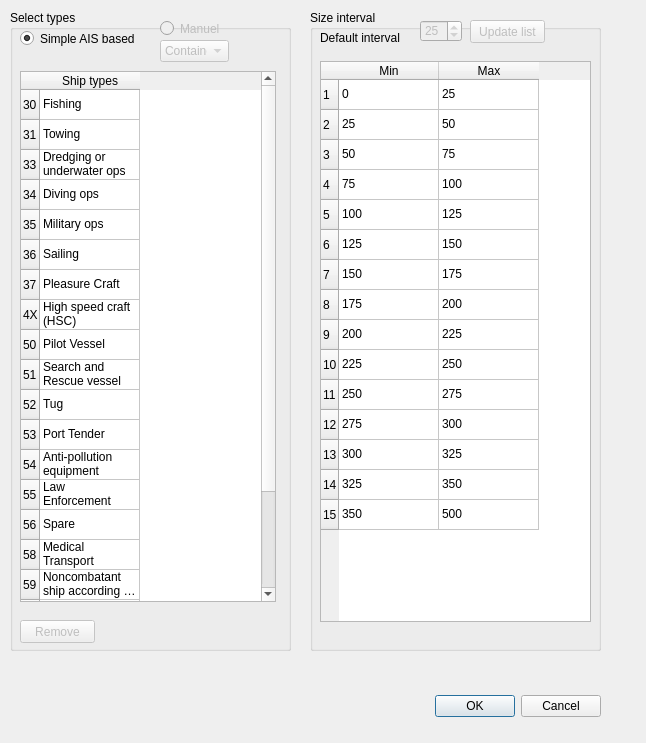
<?xml version="1.0" encoding="UTF-8"?>
<ui version="4.0">
 <class>Dialog</class>
 <widget class="QDialog" name="Dialog">
  <property name="geometry">
   <rect>
    <x>0</x>
    <y>0</y>
    <width>646</width>
    <height>743</height>
   </rect>
  </property>
  <property name="windowTitle">
   <string>Ship Categories</string>
  </property>
  <widget class="QDialogButtonBox" name="buttonBox">
   <property name="geometry">
    <rect>
     <x>260</x>
     <y>690</y>
     <width>341</width>
     <height>32</height>
    </rect>
   </property>
   <property name="orientation">
    <enum>Qt::Horizontal</enum>
   </property>
   <property name="standardButtons">
    <set>QDialogButtonBox::Cancel|QDialogButtonBox::Ok</set>
   </property>
  </widget>
  <widget class="QGroupBox" name="groupBox">
   <property name="geometry">
    <rect>
     <x>10</x>
     <y>10</y>
     <width>281</width>
     <height>641</height>
    </rect>
   </property>
   <property name="title">
    <string>Select types</string>
   </property>
   <widget class="QRadioButton" name="radioButton">
    <property name="geometry">
     <rect>
      <x>10</x>
      <y>20</y>
      <width>121</width>
      <height>17</height>
     </rect>
    </property>
    <property name="text">
     <string>Simple AIS based</string>
    </property>
    <property name="checked">
     <bool>true</bool>
    </property>
   </widget>
   <widget class="QRadioButton" name="radioButton_2">
    <property name="enabled">
     <bool>false</bool>
    </property>
    <property name="geometry">
     <rect>
      <x>150</x>
      <y>10</y>
      <width>81</width>
      <height>17</height>
     </rect>
    </property>
    <property name="text">
     <string>Manuel</string>
    </property>
   </widget>
   <widget class="QTableWidget" name="cvTypes">
    <property name="geometry">
     <rect>
      <x>10</x>
      <y>61</y>
      <width>256</width>
      <height>531</height>
     </rect>
    </property>
    <row>
     <property name="text">
      <string>30</string>
     </property>
    </row>
    <row>
     <property name="text">
      <string>31</string>
     </property>
    </row>
    <row>
     <property name="text">
      <string>33</string>
     </property>
    </row>
    <row>
     <property name="text">
      <string>34</string>
     </property>
    </row>
    <row>
     <property name="text">
      <string>35</string>
     </property>
    </row>
    <row>
     <property name="text">
      <string>36</string>
     </property>
    </row>
    <row>
     <property name="text">
      <string>37</string>
     </property>
    </row>
    <row>
     <property name="text">
      <string>4X</string>
     </property>
    </row>
    <row>
     <property name="text">
      <string>50</string>
     </property>
    </row>
    <row>
     <property name="text">
      <string>51</string>
     </property>
    </row>
    <row>
     <property name="text">
      <string>52</string>
     </property>
    </row>
    <row>
     <property name="text">
      <string>53</string>
     </property>
    </row>
    <row>
     <property name="text">
      <string>54</string>
     </property>
    </row>
    <row>
     <property name="text">
      <string>55</string>
     </property>
    </row>
    <row>
     <property name="text">
      <string>56</string>
     </property>
    </row>
    <row>
     <property name="text">
      <string>58</string>
     </property>
    </row>
    <row>
     <property name="text">
      <string>59</string>
     </property>
    </row>
    <row>
     <property name="text">
      <string>6X</string>
     </property>
    </row>
    <row>
     <property name="text">
      <string>7X</string>
     </property>
    </row>
    <row>
     <property name="text">
      <string>8X</string>
     </property>
    </row>
    <row>
     <property name="text">
      <string>00</string>
     </property>
    </row>
    <column>
     <property name="text">
      <string>Ship types</string>
     </property>
    </column>
    <item row="0" column="0">
     <property name="text">
      <string>Fishing</string>
     </property>
    </item>
    <item row="1" column="0">
     <property name="text">
      <string>Towing</string>
     </property>
    </item>
    <item row="2" column="0">
     <property name="text">
      <string>Dredging or underwater ops</string>
     </property>
    </item>
    <item row="3" column="0">
     <property name="text">
      <string>Diving ops</string>
     </property>
    </item>
    <item row="4" column="0">
     <property name="text">
      <string>Military ops</string>
     </property>
    </item>
    <item row="5" column="0">
     <property name="text">
      <string>Sailing</string>
     </property>
    </item>
    <item row="6" column="0">
     <property name="text">
      <string>Pleasure Craft</string>
     </property>
    </item>
    <item row="7" column="0">
     <property name="text">
      <string>High speed craft (HSC)</string>
     </property>
    </item>
    <item row="8" column="0">
     <property name="text">
      <string>Pilot Vessel</string>
     </property>
    </item>
    <item row="9" column="0">
     <property name="text">
      <string>Search and Rescue vessel</string>
     </property>
    </item>
    <item row="10" column="0">
     <property name="text">
      <string>Tug</string>
     </property>
    </item>
    <item row="11" column="0">
     <property name="text">
      <string>Port Tender</string>
     </property>
    </item>
    <item row="12" column="0">
     <property name="text">
      <string>Anti-pollution equipment</string>
     </property>
    </item>
    <item row="13" column="0">
     <property name="text">
      <string>Law Enforcement</string>
     </property>
    </item>
    <item row="14" column="0">
     <property name="text">
      <string>Spare</string>
     </property>
    </item>
    <item row="15" column="0">
     <property name="text">
      <string>Medical Transport</string>
     </property>
    </item>
    <item row="16" column="0">
     <property name="text">
      <string>Noncombatant ship according to RR Resolution No. 18</string>
     </property>
    </item>
    <item row="17" column="0">
     <property name="text">
      <string>Passenger, all ships of this type</string>
     </property>
    </item>
    <item row="18" column="0">
     <property name="text">
      <string>Cargo, all ships of this type</string>
     </property>
    </item>
    <item row="19" column="0">
     <property name="text">
      <string>Tanker, all ships of this type</string>
     </property>
    </item>
    <item row="20" column="0">
     <property name="text">
      <string>Other Type, all ships of this type</string>
     </property>
    </item>
   </widget>
   <widget class="QPushButton" name="pbRemoveTypes">
    <property name="enabled">
     <bool>false</bool>
    </property>
    <property name="geometry">
     <rect>
      <x>10</x>
      <y>610</y>
      <width>75</width>
      <height>23</height>
     </rect>
    </property>
    <property name="text">
     <string>Remove</string>
    </property>
   </widget>
   <widget class="QComboBox" name="comboBox_2">
    <property name="enabled">
     <bool>false</bool>
    </property>
    <property name="geometry">
     <rect>
      <x>150</x>
      <y>30</y>
      <width>69</width>
      <height>22</height>
     </rect>
    </property>
    <item>
     <property name="text">
      <string>Container</string>
     </property>
    </item>
    <item>
     <property name="text">
      <string>Passenger</string>
     </property>
    </item>
    <item>
     <property name="text">
      <string>Bulk</string>
     </property>
    </item>
   </widget>
  </widget>
  <widget class="QGroupBox" name="groupBox_2">
   <property name="geometry">
    <rect>
     <x>310</x>
     <y>10</y>
     <width>291</width>
     <height>641</height>
    </rect>
   </property>
   <property name="title">
    <string>Size interval</string>
   </property>
   <widget class="QTableWidget" name="twLengths">
    <property name="geometry">
     <rect>
      <x>10</x>
      <y>51</y>
      <width>271</width>
      <height>561</height>
     </rect>
    </property>
    <property name="columnCount">
     <number>2</number>
    </property>
    <row>
     <property name="text">
      <string>1</string>
     </property>
    </row>
    <row>
     <property name="text">
      <string>2</string>
     </property>
    </row>
    <row>
     <property name="text">
      <string>3</string>
     </property>
    </row>
    <row>
     <property name="text">
      <string>4</string>
     </property>
    </row>
    <row>
     <property name="text">
      <string>5</string>
     </property>
    </row>
    <row>
     <property name="text">
      <string>6</string>
     </property>
    </row>
    <row>
     <property name="text">
      <string>7</string>
     </property>
    </row>
    <row>
     <property name="text">
      <string>8</string>
     </property>
    </row>
    <row>
     <property name="text">
      <string>9</string>
     </property>
    </row>
    <row>
     <property name="text">
      <string>10</string>
     </property>
    </row>
    <row>
     <property name="text">
      <string>11</string>
     </property>
    </row>
    <row>
     <property name="text">
      <string>12</string>
     </property>
    </row>
    <row>
     <property name="text">
      <string>13</string>
     </property>
    </row>
    <row>
     <property name="text">
      <string>14</string>
     </property>
    </row>
    <row>
     <property name="text">
      <string>15</string>
     </property>
    </row>
    <column>
     <property name="text">
      <string>Min</string>
     </property>
    </column>
    <column>
     <property name="text">
      <string>Max</string>
     </property>
    </column>
    <item row="0" column="0">
     <property name="text">
      <string>0</string>
     </property>
    </item>
    <item row="0" column="1">
     <property name="text">
      <string>25</string>
     </property>
    </item>
    <item row="1" column="0">
     <property name="text">
      <string>25</string>
     </property>
    </item>
    <item row="1" column="1">
     <property name="text">
      <string>50</string>
     </property>
    </item>
    <item row="2" column="0">
     <property name="text">
      <string>50</string>
     </property>
    </item>
    <item row="2" column="1">
     <property name="text">
      <string>75</string>
     </property>
    </item>
    <item row="3" column="0">
     <property name="text">
      <string>75</string>
     </property>
    </item>
    <item row="3" column="1">
     <property name="text">
      <string>100</string>
     </property>
    </item>
    <item row="4" column="0">
     <property name="text">
      <string>100</string>
     </property>
    </item>
    <item row="4" column="1">
     <property name="text">
      <string>125</string>
     </property>
    </item>
    <item row="5" column="0">
     <property name="text">
      <string>125</string>
     </property>
    </item>
    <item row="5" column="1">
     <property name="text">
      <string>150</string>
     </property>
    </item>
    <item row="6" column="0">
     <property name="text">
      <string>150</string>
     </property>
    </item>
    <item row="6" column="1">
     <property name="text">
      <string>175</string>
     </property>
    </item>
    <item row="7" column="0">
     <property name="text">
      <string>175</string>
     </property>
    </item>
    <item row="7" column="1">
     <property name="text">
      <string>200</string>
     </property>
    </item>
    <item row="8" column="0">
     <property name="text">
      <string>200</string>
     </property>
    </item>
    <item row="8" column="1">
     <property name="text">
      <string>225</string>
     </property>
    </item>
    <item row="9" column="0">
     <property name="text">
      <string>225</string>
     </property>
    </item>
    <item row="9" column="1">
     <property name="text">
      <string>250</string>
     </property>
    </item>
    <item row="10" column="0">
     <property name="text">
      <string>250</string>
     </property>
    </item>
    <item row="10" column="1">
     <property name="text">
      <string>275</string>
     </property>
    </item>
    <item row="11" column="0">
     <property name="text">
      <string>275</string>
     </property>
    </item>
    <item row="11" column="1">
     <property name="text">
      <string>300</string>
     </property>
    </item>
    <item row="12" column="0">
     <property name="text">
      <string>300</string>
     </property>
    </item>
    <item row="12" column="1">
     <property name="text">
      <string>325</string>
     </property>
    </item>
    <item row="13" column="0">
     <property name="text">
      <string>325</string>
     </property>
    </item>
    <item row="13" column="1">
     <property name="text">
      <string>350</string>
     </property>
    </item>
    <item row="14" column="0">
     <property name="text">
      <string>350</string>
     </property>
    </item>
    <item row="14" column="1">
     <property name="text">
      <string>500</string>
     </property>
    </item>
   </widget>
   <widget class="QSpinBox" name="shSizeInterval">
    <property name="enabled">
     <bool>false</bool>
    </property>
    <property name="geometry">
     <rect>
      <x>110</x>
      <y>10</y>
      <width>42</width>
      <height>22</height>
     </rect>
    </property>
    <property name="minimum">
     <number>1</number>
    </property>
    <property name="maximum">
     <number>200</number>
    </property>
    <property name="singleStep">
     <number>5</number>
    </property>
    <property name="value">
     <number>25</number>
    </property>
   </widget>
   <widget class="QLabel" name="label">
    <property name="geometry">
     <rect>
      <x>10</x>
      <y>20</y>
      <width>111</width>
      <height>16</height>
     </rect>
    </property>
    <property name="text">
     <string>Default interval</string>
    </property>
   </widget>
   <widget class="QPushButton" name="pbUpdateLengthInterval">
    <property name="enabled">
     <bool>false</bool>
    </property>
    <property name="geometry">
     <rect>
      <x>160</x>
      <y>10</y>
      <width>75</width>
      <height>23</height>
     </rect>
    </property>
    <property name="text">
     <string>Update list</string>
    </property>
   </widget>
  </widget>
 </widget>
 <resources/>
 <connections>
  <connection>
   <sender>buttonBox</sender>
   <signal>accepted()</signal>
   <receiver>Dialog</receiver>
   <slot>accept()</slot>
   <hints>
    <hint type="sourcelabel">
     <x>248</x>
     <y>254</y>
    </hint>
    <hint type="destinationlabel">
     <x>157</x>
     <y>274</y>
    </hint>
   </hints>
  </connection>
  <connection>
   <sender>buttonBox</sender>
   <signal>rejected()</signal>
   <receiver>Dialog</receiver>
   <slot>reject()</slot>
   <hints>
    <hint type="sourcelabel">
     <x>316</x>
     <y>260</y>
    </hint>
    <hint type="destinationlabel">
     <x>286</x>
     <y>274</y>
    </hint>
   </hints>
  </connection>
 </connections>
</ui>
